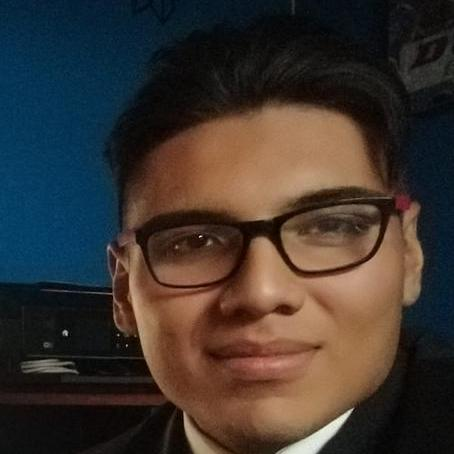
#> input picture assets/source/face.png, 454 x 454 px
$ python probe_tmp.py
#> lines starting #> are read from the running program, lines starting #| are printed output that depends on the picture
import numpy as np, sys
from PIL import Image, ImageOps, ImageFilter

src = Image.open('assets/source/face.png').convert('RGBA')
w, h = src.size
#> w = 454; h = 454
crop_w = int(w * 0.74); crop_h = int(crop_w * (340 / 300))
#> after `crop_w = int(w * 0.74)`: crop_w = 335
#> after `crop_h = int(crop_w * (340 / 300))`: crop_h = 379
left = max(0, int(w * 0.13)); top = int(h * 0.02)
#> after `left = max(0, int(w * 0.13))`: left = 59
#> after `top = int(h * 0.02)`: top = 9
crop = src.crop((left, top, min(w, left + crop_w), min(h, top + crop_h))).resize((300, 340), Image.Resampling.LANCZOS)
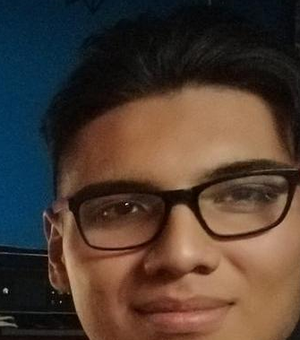
#> crop: PIL image 300x340 RGBA; mean R, G, B, A 77.2, 60.6, 50.3, 255
bg_img = Image.new('RGBA', crop.size, 'black'); bg_img.alpha_composite(crop)
gray = ImageOps.grayscale(bg_img.convert('RGB'))
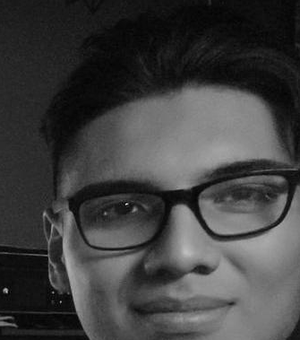
#> gray: PIL image 300x340 L; min 2, max 202, mean 64.4
g = np.asarray(gray).astype(np.float32) / 255.0
low = np.asarray(gray.filter(ImageFilter.GaussianBlur(radius=7.0))).astype(np.float32) / 255.0
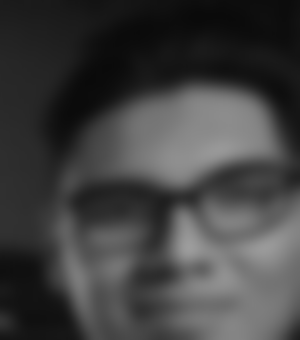
#> low: shape (340, 300) float32; min 0.0392, max 0.616, mean 0.252
feat = np.clip((g - low + 0.50) / 1.05, 0, 1)
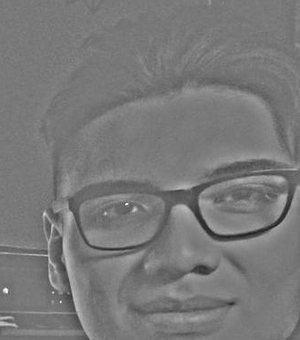
#> feat: shape (340, 300) float32; min 0.118, max 1, mean 0.476
print('feat percentiles:', np.percentile(feat, [90, 97, 99, 99.9]).round(3), 'max', round(float(feat.max()), 3))
#| feat percentiles: [0.528 0.581 0.629 0.726] max 1.0
print('feat > 0.78 px :', int((feat > 0.78).sum()))
#| feat > 0.78 px : 31

$ run again, with assets/source/maxwell.png copied over assets/source/face.png
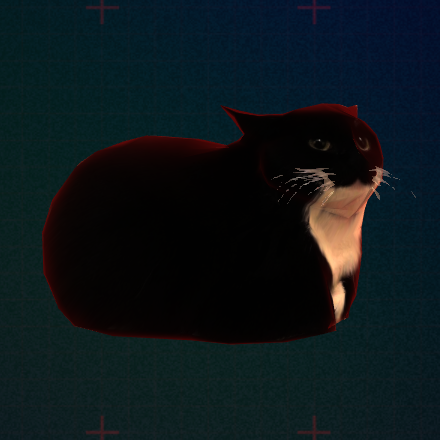
#> input picture assets/source/maxwell.png, 440 x 440 px
#> `low = np.asarray(gray.filter(ImageFilter.GaussianBlur(radius=7.0))).as..`:
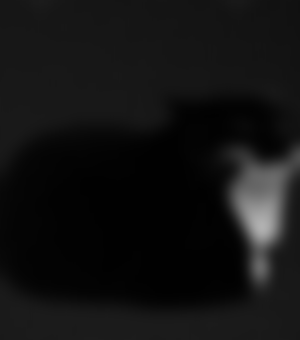
#> low: shape (340, 300) float32; min 0.00392, max 0.694, mean 0.0724
#> `feat = np.clip((g - low + 0.50) / 1.05, 0, 1)`:
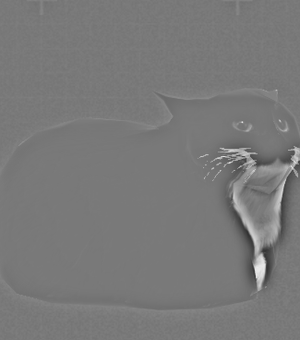
#> feat: shape (340, 300) float32; min 0.192, max 0.932, mean 0.476
#| feat percentiles: [0.487 0.525 0.655 0.861] max 0.932
#| feat > 0.78 px : 248
